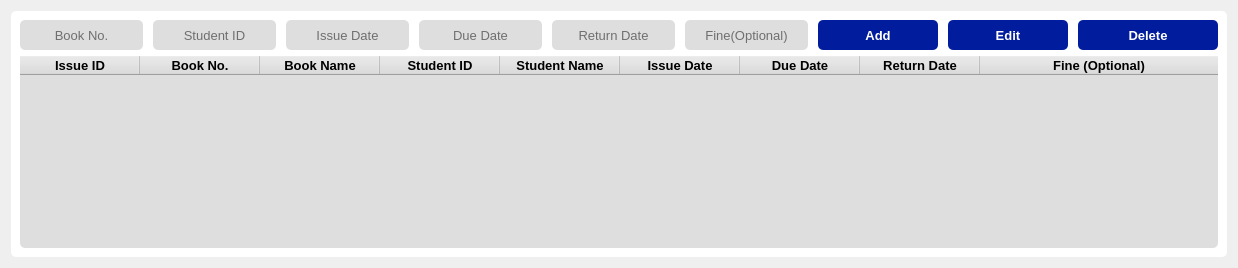
        <widget class="QWidget" name="issues_page">
         <layout class="QVBoxLayout" name="verticalLayout_10">
          <item>
           <widget class="QFrame" name="issues_frame">
            <property name="styleSheet">
             <string notr="true">background-color: rgb(255, 255, 255);
border-radius: 5px;</string>
            </property>
            <property name="frameShape">
             <enum>QFrame::StyledPanel</enum>
            </property>
            <property name="frameShadow">
             <enum>QFrame::Raised</enum>
            </property>
            <layout class="QVBoxLayout" name="verticalLayout_29">
             <item>
              <layout class="QVBoxLayout" name="verticalLayout_28">
               <item>
                <layout class="QHBoxLayout" name="horizontalLayout_11" stretch="5,5,5,5,5,5,5,0,0">
                 <property name="spacing">
                  <number>10</number>
                 </property>
                 <property name="leftMargin">
                  <number>0</number>
                 </property>
                 <property name="topMargin">
                  <number>0</number>
                 </property>
                 <property name="rightMargin">
                  <number>0</number>
                 </property>
                 <property name="bottomMargin">
                  <number>0</number>
                 </property>
                 <item>
                  <widget class="QLineEdit" name="issue_book_no">
                   <property name="sizePolicy">
                    <sizepolicy hsizetype="MinimumExpanding" vsizetype="Preferred">
                     <horstretch>0</horstretch>
                     <verstretch>0</verstretch>
                    </sizepolicy>
                   </property>
                   <property name="minimumSize">
                    <size>
                     <width>80</width>
                     <height>30</height>
                    </size>
                   </property>
                   <property name="font">
                    <font>
                     <pointsize>10</pointsize>
                    </font>
                   </property>
                   <property name="styleSheet">
                    <string notr="true">background-color: rgb(222, 222, 222);
border-radius: 5px;</string>
                   </property>
                   <property name="text">
                    <string/>
                   </property>
                   <property name="alignment">
                    <set>Qt::AlignCenter</set>
                   </property>
                   <property name="placeholderText">
                    <string>Book No.</string>
                   </property>
                  </widget>
                 </item>
                 <item>
                  <widget class="QLineEdit" name="issue_student_id">
                   <property name="sizePolicy">
                    <sizepolicy hsizetype="MinimumExpanding" vsizetype="Preferred">
                     <horstretch>0</horstretch>
                     <verstretch>0</verstretch>
                    </sizepolicy>
                   </property>
                   <property name="minimumSize">
                    <size>
                     <width>80</width>
                     <height>30</height>
                    </size>
                   </property>
                   <property name="font">
                    <font>
                     <pointsize>10</pointsize>
                    </font>
                   </property>
                   <property name="styleSheet">
                    <string notr="true">background-color: rgb(222, 222, 222);
border-radius: 5px;</string>
                   </property>
                   <property name="text">
                    <string/>
                   </property>
                   <property name="alignment">
                    <set>Qt::AlignCenter</set>
                   </property>
                   <property name="placeholderText">
                    <string>Student ID</string>
                   </property>
                  </widget>
                 </item>
                 <item>
                  <widget class="QLineEdit" name="issue_date">
                   <property name="sizePolicy">
                    <sizepolicy hsizetype="MinimumExpanding" vsizetype="Preferred">
                     <horstretch>0</horstretch>
                     <verstretch>0</verstretch>
                    </sizepolicy>
                   </property>
                   <property name="minimumSize">
                    <size>
                     <width>80</width>
                     <height>30</height>
                    </size>
                   </property>
                   <property name="font">
                    <font>
                     <pointsize>10</pointsize>
                    </font>
                   </property>
                   <property name="styleSheet">
                    <string notr="true">background-color: rgb(222, 222, 222);
border-radius: 5px;</string>
                   </property>
                   <property name="text">
                    <string/>
                   </property>
                   <property name="alignment">
                    <set>Qt::AlignCenter</set>
                   </property>
                   <property name="placeholderText">
                    <string>Issue Date</string>
                   </property>
                  </widget>
                 </item>
                 <item>
                  <widget class="QLineEdit" name="issue_due_date">
                   <property name="sizePolicy">
                    <sizepolicy hsizetype="MinimumExpanding" vsizetype="Preferred">
                     <horstretch>0</horstretch>
                     <verstretch>0</verstretch>
                    </sizepolicy>
                   </property>
                   <property name="minimumSize">
                    <size>
                     <width>80</width>
                     <height>30</height>
                    </size>
                   </property>
                   <property name="font">
                    <font>
                     <pointsize>10</pointsize>
                    </font>
                   </property>
                   <property name="styleSheet">
                    <string notr="true">background-color: rgb(222, 222, 222);
border-radius: 5px;</string>
                   </property>
                   <property name="text">
                    <string/>
                   </property>
                   <property name="alignment">
                    <set>Qt::AlignCenter</set>
                   </property>
                   <property name="placeholderText">
                    <string>Due Date</string>
                   </property>
                  </widget>
                 </item>
                 <item>
                  <widget class="QLineEdit" name="issue_return_date">
                   <property name="sizePolicy">
                    <sizepolicy hsizetype="MinimumExpanding" vsizetype="Preferred">
                     <horstretch>0</horstretch>
                     <verstretch>0</verstretch>
                    </sizepolicy>
                   </property>
                   <property name="minimumSize">
                    <size>
                     <width>80</width>
                     <height>30</height>
                    </size>
                   </property>
                   <property name="font">
                    <font>
                     <pointsize>10</pointsize>
                    </font>
                   </property>
                   <property name="styleSheet">
                    <string notr="true">background-color: rgb(222, 222, 222);
border-radius: 5px;</string>
                   </property>
                   <property name="text">
                    <string/>
                   </property>
                   <property name="alignment">
                    <set>Qt::AlignCenter</set>
                   </property>
                   <property name="placeholderText">
                    <string>Return Date</string>
                   </property>
                  </widget>
                 </item>
                 <item>
                  <widget class="QLineEdit" name="issue_fine">
                   <property name="sizePolicy">
                    <sizepolicy hsizetype="MinimumExpanding" vsizetype="Preferred">
                     <horstretch>0</horstretch>
                     <verstretch>0</verstretch>
                    </sizepolicy>
                   </property>
                   <property name="minimumSize">
                    <size>
                     <width>80</width>
                     <height>30</height>
                    </size>
                   </property>
                   <property name="font">
                    <font>
                     <pointsize>10</pointsize>
                    </font>
                   </property>
                   <property name="styleSheet">
                    <string notr="true">background-color: rgb(222, 222, 222);
border-radius: 5px;</string>
                   </property>
                   <property name="text">
                    <string/>
                   </property>
                   <property name="alignment">
                    <set>Qt::AlignCenter</set>
                   </property>
                   <property name="placeholderText">
                    <string>Fine(Optional)</string>
                   </property>
                  </widget>
                 </item>
                 <item>
                  <widget class="QPushButton" name="add_issue_btn">
                   <property name="sizePolicy">
                    <sizepolicy hsizetype="MinimumExpanding" vsizetype="Preferred">
                     <horstretch>0</horstretch>
                     <verstretch>0</verstretch>
                    </sizepolicy>
                   </property>
                   <property name="minimumSize">
                    <size>
                     <width>120</width>
                     <height>30</height>
                    </size>
                   </property>
                   <property name="maximumSize">
                    <size>
                     <width>100</width>
                     <height>16777215</height>
                    </size>
                   </property>
                   <property name="font">
                    <font>
                     <pointsize>10</pointsize>
                     <weight>75</weight>
                     <bold>true</bold>
                    </font>
                   </property>
                   <property name="styleSheet">
                    <string notr="true">background-color: rgb(1, 29, 157);
border-radius: 5px;
color: rgb(255, 255, 255);</string>
                   </property>
                   <property name="text">
                    <string>Add</string>
                   </property>
                  </widget>
                 </item>
                 <item>
                  <widget class="QPushButton" name="edit_issue_btn">
                   <property name="minimumSize">
                    <size>
                     <width>120</width>
                     <height>30</height>
                    </size>
                   </property>
                   <property name="font">
                    <font>
                     <pointsize>10</pointsize>
                     <weight>75</weight>
                     <bold>true</bold>
                    </font>
                   </property>
                   <property name="styleSheet">
                    <string notr="true">background-color: rgb(1, 29, 157);
border-radius: 5px;
color: rgb(255, 255, 255);</string>
                   </property>
                   <property name="text">
                    <string>Edit</string>
                   </property>
                  </widget>
                 </item>
                 <item>
                  <widget class="QPushButton" name="delete_issue_btn">
                   <property name="minimumSize">
                    <size>
                     <width>140</width>
                     <height>30</height>
                    </size>
                   </property>
                   <property name="maximumSize">
                    <size>
                     <width>16777206</width>
                     <height>16777215</height>
                    </size>
                   </property>
                   <property name="font">
                    <font>
                     <pointsize>10</pointsize>
                     <weight>75</weight>
                     <bold>true</bold>
                    </font>
                   </property>
                   <property name="styleSheet">
                    <string notr="true">background-color: rgb(1, 29, 157);
border-radius: 5px;
color: rgb(255, 255, 255);</string>
                   </property>
                   <property name="text">
                    <string>Delete</string>
                   </property>
                  </widget>
                 </item>
                </layout>
               </item>
               <item>
                <widget class="QTableWidget" name="issue_table_widget">
                 <property name="font">
                  <font>
                   <pointsize>10</pointsize>
                  </font>
                 </property>
                 <property name="styleSheet">
                  <string notr="true">background-color: rgb(222, 222, 222);</string>
                 </property>
                 <property name="sizeAdjustPolicy">
                  <enum>QAbstractScrollArea::AdjustIgnored</enum>
                 </property>
                 <property name="gridStyle">
                  <enum>Qt::NoPen</enum>
                 </property>
                 <attribute name="horizontalHeaderCascadingSectionResizes">
                  <bool>true</bool>
                 </attribute>
                 <attribute name="horizontalHeaderDefaultSectionSize">
                  <number>120</number>
                 </attribute>
                 <attribute name="horizontalHeaderHighlightSections">
                  <bool>true</bool>
                 </attribute>
                 <attribute name="horizontalHeaderMinimumSectionSize">
                  <number>120</number>
                 </attribute>
                 <attribute name="horizontalHeaderShowSortIndicator" stdset="0">
                  <bool>true</bool>
                 </attribute>
                 <attribute name="horizontalHeaderStretchLastSection">
                  <bool>true</bool>
                 </attribute>
                 <attribute name="verticalHeaderDefaultSectionSize">
                  <number>40</number>
                 </attribute>
                 <attribute name="verticalHeaderMinimumSectionSize">
                  <number>40</number>
                 </attribute>
                 <attribute name="verticalHeaderShowSortIndicator" stdset="0">
                  <bool>true</bool>
                 </attribute>
                 <attribute name="verticalHeaderStretchLastSection">
                  <bool>false</bool>
                 </attribute>
                 <column>
                  <property name="text">
                   <string>Issue ID</string>
                  </property>
                  <property name="font">
                   <font>
                    <pointsize>10</pointsize>
                    <weight>75</weight>
                    <bold>true</bold>
                   </font>
                  </property>
                  <property name="textAlignment">
                   <set>AlignCenter</set>
                  </property>
                 </column>
                 <column>
                  <property name="text">
                   <string>Book No.</string>
                  </property>
                  <property name="font">
                   <font>
                    <pointsize>10</pointsize>
                    <weight>75</weight>
                    <bold>true</bold>
                   </font>
                  </property>
                  <property name="textAlignment">
                   <set>AlignCenter</set>
                  </property>
                 </column>
                 <column>
                  <property name="text">
                   <string>Book Name</string>
                  </property>
                  <property name="font">
                   <font>
                    <pointsize>10</pointsize>
                    <weight>75</weight>
                    <bold>true</bold>
                   </font>
                  </property>
                  <property name="textAlignment">
                   <set>AlignCenter</set>
                  </property>
                 </column>
                 <column>
                  <property name="text">
                   <string>Student ID</string>
                  </property>
                  <property name="font">
                   <font>
                    <pointsize>10</pointsize>
                    <weight>75</weight>
                    <bold>true</bold>
                   </font>
                  </property>
                  <property name="textAlignment">
                   <set>AlignCenter</set>
                  </property>
                 </column>
                 <column>
                  <property name="text">
                   <string>Student Name</string>
                  </property>
                  <property name="font">
                   <font>
                    <pointsize>10</pointsize>
                    <weight>75</weight>
                    <bold>true</bold>
                   </font>
                  </property>
                  <property name="textAlignment">
                   <set>AlignCenter</set>
                  </property>
                 </column>
                 <column>
                  <property name="text">
                   <string>Issue Date</string>
                  </property>
                  <property name="font">
                   <font>
                    <pointsize>10</pointsize>
                    <weight>75</weight>
                    <bold>true</bold>
                   </font>
                  </property>
                  <property name="textAlignment">
                   <set>AlignCenter</set>
                  </property>
                 </column>
                 <column>
                  <property name="text">
                   <string>Due Date</string>
                  </property>
                  <property name="font">
                   <font>
                    <pointsize>10</pointsize>
                    <weight>75</weight>
                    <bold>true</bold>
                   </font>
                  </property>
                  <property name="textAlignment">
                   <set>AlignCenter</set>
                  </property>
                 </column>
                 <column>
                  <property name="text">
                   <string>Return Date</string>
                  </property>
                  <property name="font">
                   <font>
                    <pointsize>10</pointsize>
                    <weight>75</weight>
                    <bold>true</bold>
                   </font>
                  </property>
                  <property name="textAlignment">
                   <set>AlignCenter</set>
                  </property>
                 </column>
                 <column>
                  <property name="text">
                   <string>Fine (Optional)</string>
                  </property>
                  <property name="font">
                   <font>
                    <pointsize>10</pointsize>
                    <weight>75</weight>
                    <bold>true</bold>
                   </font>
                  </property>
                  <property name="textAlignment">
                   <set>AlignCenter</set>
                  </property>
                 </column>
                </widget>
               </item>
              </layout>
             </item>
            </layout>
           </widget>
          </item>
         </layout>
        </widget>
